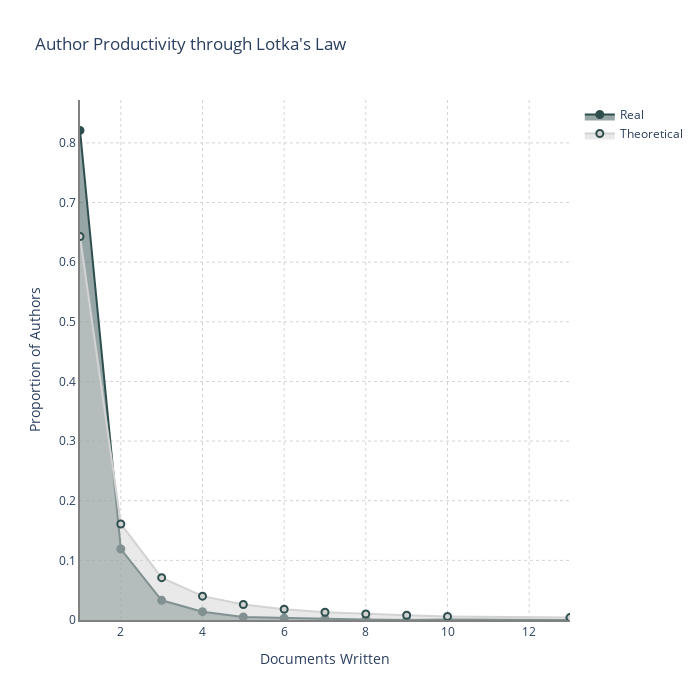

Notebook cell for this chart:
### Markdown cell above
Ley de Lotka
---

### Code cell
from techminer2 import bibliometrix
bibliometrix.authors.lotka_law(directory="../../../data/").plot_.update_layout(
    width=700,
    height=700,
)

### Figure 1 — Plotly figure (JSON) as saved in the notebook; plotly's stock layout.template omitted (floating-point values rounded to 4 significant figures)
{"data": [{"fill": "tozeroy", "marker": {"color": "darkslategray", "line": {"color": "darkslategray", "width": 2}, "size": 7}, "name": "Real", "opacity": 0.5, "type": "scatter", "x": [1, 2, 3, 4, 5, 6, 7, 8, 9, 10, 13], "y": [0.821, 0.119, 0.033, 0.014, 0.005, 0.003, 0.002, 0.001, 0, 0.001, 0]}, {"fill": "tozeroy", "marker": {"color": "lightgrey", "line": {"color": "darkslategray", "width": 2}, "size": 7}, "name": "Theoretical", "opacity": 0.5, "type": "scatter", "x": [1, 2, 3, 4, 5, 6, 7, 8, 9, 10, 13], "y": [0.643, 0.161, 0.071, 0.04, 0.026, 0.018, 0.013, 0.01, 0.008, 0.006, 0.004]}], "layout": {"height": 700, "paper_bgcolor": "white", "plot_bgcolor": "white", "title": {"text": "Author Productivity through Lotka's Law"}, "width": 700, "xaxis": {"autorange": true, "gridcolor": "lightgray", "griddash": "dot", "linecolor": "gray", "linewidth": 2, "range": [1, 13], "title": {"text": "Documents Written"}, "type": "linear"}, "yaxis": {"autorange": true, "gridcolor": "lightgray", "griddash": "dot", "linecolor": "gray", "linewidth": 2, "range": [0, 0.8719], "title": {"text": "Proportion of Authors"}, "type": "linear"}}}
